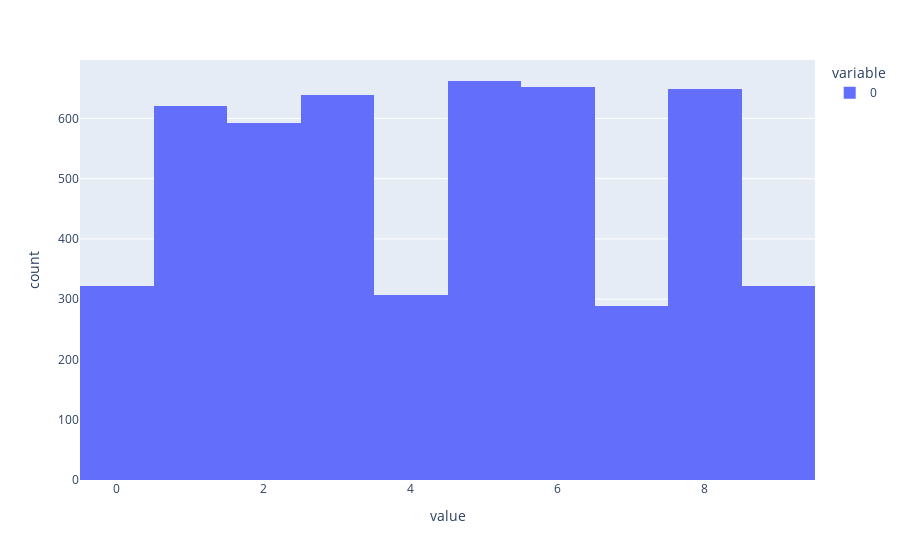

Source (notebook cell):
### Code cell
signal = [example[1].item() for example in example_dataset if example[0][-1] == 0]
noise = [example[1].item() for example in example_dataset if example[0][-1] != 0]

print(len(signal), len(noise))

px.histogram(signal)
#px.histogram(noise)

## repeated ints < 5 are half as likely in the signal dataset. This shouldn't matter, but could check to see if those outputs (0, 4, 7, 9) are treated systematically differently by the model

### Figure 1 — Plotly figure (JSON) as saved in the notebook; plotly's stock layout.template omitted (floating-point values rounded to 4 significant figures; data arrays with more than 128 entries replaced by an {"elided": "..."} marker saying what was removed)
{"data": [{"alignmentgroup": "True", "bingroup": "x", "hovertemplate": "variable=0<br>value=%{x}<br>count=%{y}<extra></extra>", "legendgroup": "0", "marker": {"color": "#636efa", "pattern": {"shape": ""}}, "name": "0", "offsetgroup": "0", "orientation": "v", "showlegend": true, "type": "histogram", "x": {"elided": "5053 int values"}, "xaxis": "x", "yaxis": "y"}], "layout": {"barmode": "relative", "legend": {"title": {"text": "variable"}, "tracegroupgap": 0}, "margin": {"t": 60}, "xaxis": {"anchor": "y", "domain": [0, 1], "title": {"text": "value"}}, "yaxis": {"anchor": "x", "domain": [0, 1], "title": {"text": "count"}}}}
